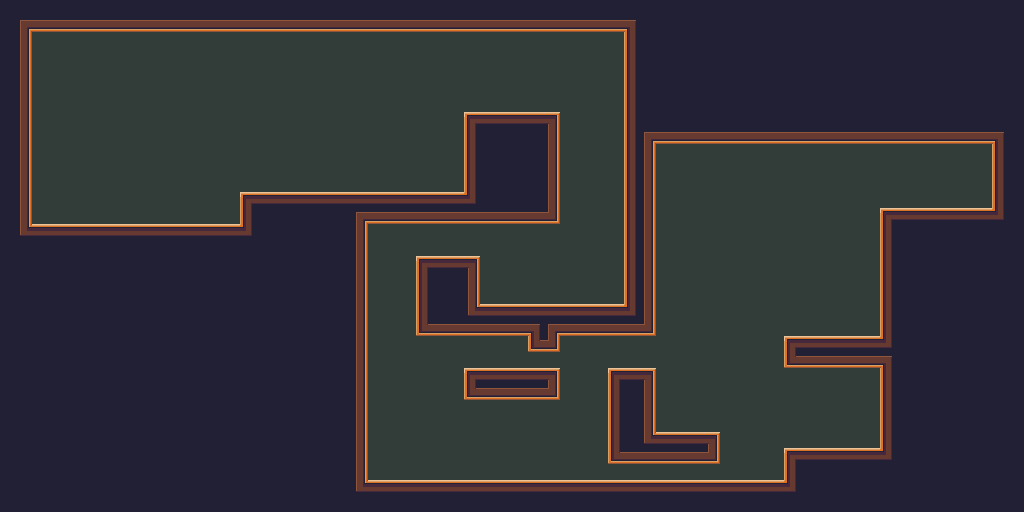

Tiled map render using the project's own tile images. Description and the map definition, with tile-layer contents summarised, below:
An orthogonal 64x32 tile map with 16x16 px tiles, 2 tile layers (Background, Midground), 3 tilesets and 8 objects.

<map version="1.0" orientation="orthogonal" renderorder="right-down" width="64" height="32" tilewidth="16" tileheight="16" nextobjectid="89">
 <properties>
  <property name="unity:scale" value="0.0625" />
 </properties>
 <tileset firstgid="1" source="../Sprites/Tilesets/TestTileset.tsx" />
 <tileset firstgid="91" source="../Sprites/Tilesets/Robots.tsx" />
 <tileset firstgid="94" source="../Sprites/Tilesets/Objects.tsx" />
 <layer name="Background" width="64" height="32">
  <properties>
   <property name="unity:sortingLayerName" value="Background" />
  </properties>
  <data>[2048 cells, 2048 non-empty, 1 distinct tile ids]</data>
 </layer>
 <layer name="Midground" width="64" height="32">
  <properties>
   <property name="unity:sortingLayerName" value="Midground" />
  </properties>
  <data>[2048 cells, 1180 non-empty, 13 distinct tile ids]</data>
 </layer>
 <objectgroup name="Interaction">
  <properties>
   <property name="unity:sortingLayerName" value="Interaction" />
  </properties>
  <object id="79" gid="91" x="112" y="224" />
  <object id="82" gid="92" x="496" y="368" />
  <object id="83" gid="93" x="944" y="208" />
  <object id="84" gid="94" x="672" y="432" />
  <object id="85" gid="95" x="624" y="368" />
  <object id="86" gid="95" x="624" y="352" />
  <object id="87" gid="96" x="288" y="192" />
  <object id="88" gid="98" x="480" y="368" />
 </objectgroup>
</map>
